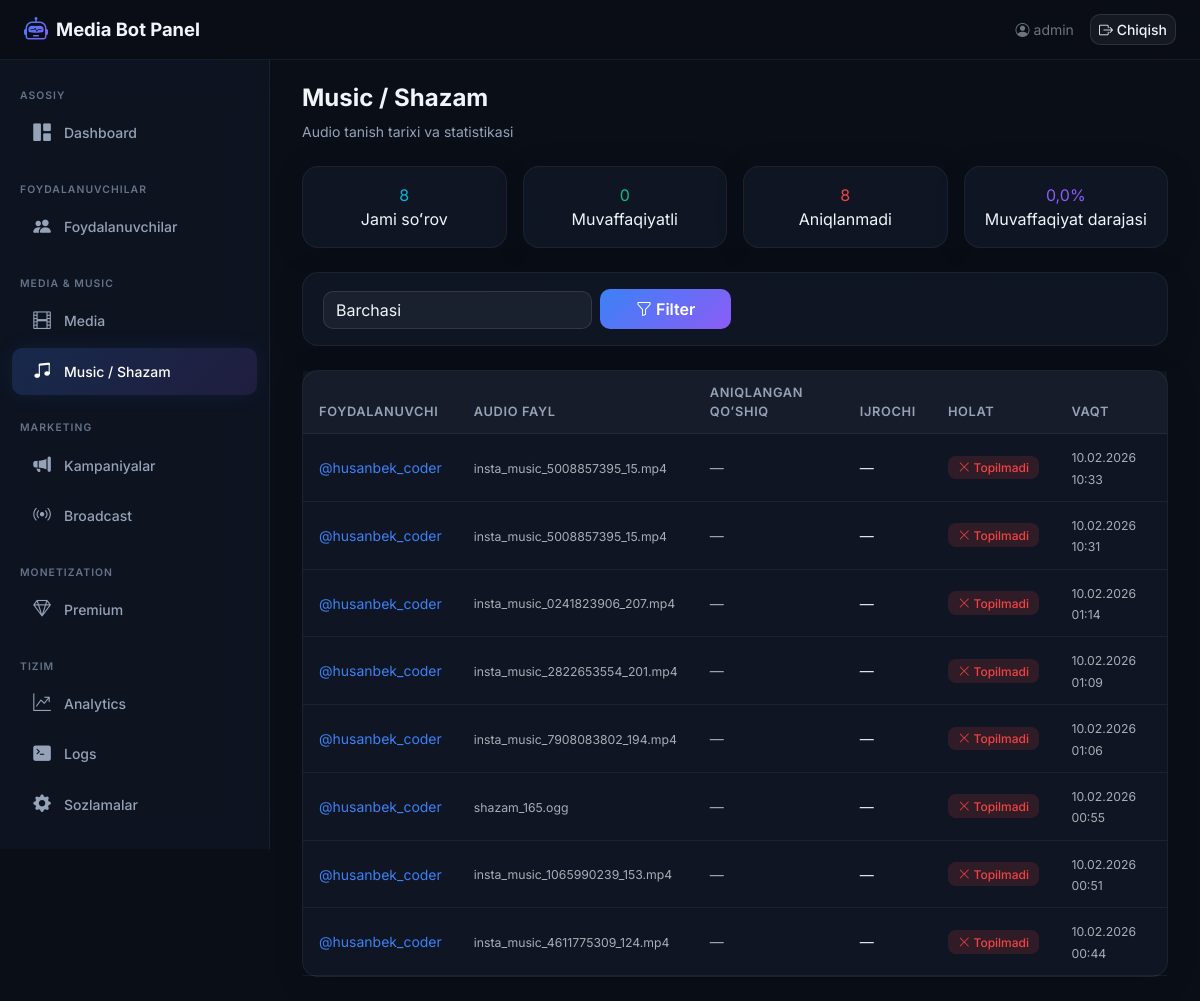
/boshqaruv/music/ (signed in), run on the app's committed database.
### core/models.py (models this page shows, shortened)
class ShazamLog(models.Model):
    user = models.ForeignKey(
        TelegramUser,
        on_delete=models.CASCADE,
        related_name='shazam_logs',
        verbose_name='Foydalanuvchi',
    )
    audio_file_name = models.CharField(max_length=255, verbose_name='Audio fayl nomi')
    recognized_title = models.CharField(max_length=500, blank=True, null=True, verbose_name='Aniqlangan qo\'shiq')
    recognized_artist = models.CharField(max_length=500, blank=True, null=True, verbose_name='Aniqlangan ijrochi')
    is_successful = models.BooleanField(default=False, verbose_name='Muvaffaqiyatli')
    error_message = models.TextField(blank=True, null=True, verbose_name='Xatolik xabari')
    recognized_at = models.DateTimeField(auto_now_add=True, verbose_name='Aniqlangan vaqt')
    class Meta:
        verbose_name = 'Shazam log'
        verbose_name_plural = 'Shazam loglar'
        ordering = ['-recognized_at']

class TelegramUser(models.Model):
    telegram_id = models.BigIntegerField(unique=True, verbose_name='Telegram ID')
    username = models.CharField(max_length=255, blank=True, null=True, verbose_name='Username')
    first_name = models.CharField(max_length=255, verbose_name='Ism')
    last_name = models.CharField(max_length=255, blank=True, null=True, verbose_name='Familiya')
    created_at = models.DateTimeField(auto_now_add=True, verbose_name='Ro\'yxatdan o\'tgan vaqt')
    last_active = models.DateTimeField(auto_now=True, verbose_name='Oxirgi faollik')
    download_count = models.PositiveIntegerField(default=0, verbose_name='Yuklashlar soni')
    is_premium = models.BooleanField(default=False, verbose_name='Premium')
    is_banned = models.BooleanField(default=False, verbose_name='Bloklangan')
    class Meta:
        verbose_name = 'Foydalanuvchi'
        verbose_name_plural = 'Foydalanuvchilar'
        ordering = ['-last_active']
    def __str__(self):
        if self.username:
            return f'@{self.username}'
        return self.first_name

### dashboard/views.py (the view)
# urls.py: path('boshqaruv/music/', views.music_view, name='music'),
@login_required(login_url=LOGIN_URL)
def music_view(request):
    status_filter = request.GET.get('status', 'all')
    logs = ShazamLog.objects.select_related('user').order_by('-recognized_at')
    if status_filter == 'success':
        logs = logs.filter(is_successful=True)
    elif status_filter == 'failed':
        logs = logs.filter(is_successful=False)
    total = ShazamLog.objects.count()
    successful = ShazamLog.objects.filter(is_successful=True).count()
    failed_count = ShazamLog.objects.filter(is_successful=False).count()
    success_rate = round(successful / total * 100, 1) if total > 0 else 0
    context = {
        'logs': logs[:100],
        'status_filter': status_filter,
        'total': total,
        'successful': successful,
        'failed_count': failed_count,
        'success_rate': success_rate,
    }
    return render(request, 'dashboard/music.html', context)

### templates/dashboard/music.html (shortened to what this page needs)
{% extends 'dashboard/base.html' %}
{% block content %}
<div class="d-flex justify-content-between align-items-center mb-4">
    <div>
        <h1 class="page-title">Music / Shazam</h1>
        <p class="page-subtitle mb-0">Audio tanish tarixi va statistikasi</p>
    </div>
</div>
<div class="row g-3 mb-4">
    <div class="col-md-3">
        <div class="glass-card p-3 text-center">
            <div class="stat-value counter-animate" style="color:var(--accent-cyan);">{{ total }}</div>
            <div class="stat-label">Jami soʻrov</div>
        </div>
    </div>
    <div class="col-md-3">
        <div class="glass-card p-3 text-center">
            <div class="stat-value counter-animate" style="color:var(--accent-green);">{{ successful }}</div>
            <div class="stat-label">Muvaffaqiyatli</div>
        </div>
    </div>
    <div class="col-md-3">
        <div class="glass-card p-3 text-center">
            <div class="stat-value counter-animate" style="color:var(--accent-red);">{{ failed_count }}</div>
            <div class="stat-label">Aniqlanmadi</div>
        </div>
    </div>
    <div class="col-md-3">
        <div class="glass-card p-3 text-center">
            <div class="stat-value" style="color:var(--accent-purple);">{{ success_rate }}%</div>
            <div class="stat-label">Muvaffaqiyat darajasi</div>
        </div>
    </div>
</div>
<div class="glass-card mb-4">
    <div class="card-body py-3">
        <form method="get" class="row g-2 align-items-end">
            <div class="col-md-4">
                <select name="status" class="form-select">
                    <option value="all" {% if status_filter == 'all' %}selected{% endif %}>Barchasi</option>
                </select>
            </div>
            <div class="col-md-2">
                <button type="submit" class="btn btn-accent w-100"><i class="bi bi-funnel"></i> Filter</button>
            </div>
        </form>
    </div>
</div>
<div class="glass-card">
    <div class="card-body p-0">
        <div class="table-responsive">
            <table class="table table-dark-custom mb-0">
                <thead>
                    <tr>
                        <th>Foydalanuvchi</th>
                        <th>Audio fayl</th>
                        <th>Aniqlangan qoʻshiq</th>
                        <th>Ijrochi</th>
                        <th>Holat</th>
                        <th>Vaqt</th>
                    </tr>
                </thead>
                <tbody>
                    {% for s in logs %}
                    <tr>
                        <td><a href="{% url 'dashboard:user_detail' s.user.pk %}" class="text-decoration-none" style="color:var(--accent-blue);">{{ s.user }}</a></td>
                        <td><small class="text-muted">{{ s.audio_file_name|truncatewords:3 }}</small></td>
                        <td>{% if s.recognized_title %}<strong>{{ s.recognized_title }}</strong>{% else %}<span class="text-muted">—</span>{% endif %}</td>
                        <td>{{ s.recognized_artist|default:"—" }}</td>
                        <td>
                            {% if s.is_successful %}<span class="badge badge-glow badge-success"><i class="bi bi-check-lg"></i> Topildi</span>
                            {% else %}<span class="badge badge-glow badge-danger"><i class="bi bi-x-lg"></i> Topilmadi</span>{% endif %}
                        </td>
                        <td><small class="text-muted">{{ s.recognized_at|date:"d.m.Y H:i" }}</small></td>
                    </tr>
                    {% empty %}
                    <tr><td colspan="6" class="text-center text-muted py-4">Shazam soʻrovlari yoʻq</td></tr>
                    {% endfor %}
                </tbody>
            </table>
        </div>
    </div>
</div>
{% endblock %}

### templates/dashboard/base.html (shortened to what this page needs)
{% load static %}
<!DOCTYPE html>
<html lang="uz" data-bs-theme="dark">
<head>
    <link href="https://cdn.jsdelivr.net/npm/bootstrap@5.3.2/dist/css/bootstrap.min.css" rel="stylesheet">
    <link href="https://cdn.jsdelivr.net/npm/bootstrap-icons@1.11.1/font/bootstrap-icons.css" rel="stylesheet">
</head>
<body>
    <div class="top-navbar">
        <a class="brand" href="{% url 'dashboard:home' %}">
            <i class="bi bi-robot"></i> Media Bot Panel
        </a>
        <div class="ms-auto d-flex align-items-center gap-3">
            <span class="text-secondary small">
                <i class="bi bi-person-circle"></i> {{ request.user.username }}
            </span>
            <a href="{% url 'dashboard:logout' %}" class="btn btn-glass btn-sm">
                <i class="bi bi-box-arrow-right"></i> Chiqish
            </a>
        </div>
    </div>
    <aside class="sidebar">
        <nav class="nav flex-column">
            <div class="nav-section">Asosiy</div>
            <a class="nav-link {% if request.resolver_match.url_name == 'home' %}active{% endif %}" href="{% url 'dashboard:home' %}">
                <i class="bi bi-grid-1x2-fill"></i> Dashboard
            </a>
            <div class="nav-section mt-3">Foydalanuvchilar</div>
            <a class="nav-link {% if request.resolver_match.url_name == 'users' or request.resolver_match.url_name == 'user_detail' %}active{% endif %}" href="{% url 'dashboard:users' %}">
                <i class="bi bi-people-fill"></i> Foydalanuvchilar
            </a>
            <div class="nav-section mt-3">Media & Music</div>
            <a class="nav-link {% if request.resolver_match.url_name == 'media' %}active{% endif %}" href="{% url 'dashboard:media' %}">
                <i class="bi bi-film"></i> Media
            </a>
            <a class="nav-link {% if request.resolver_match.url_name == 'music' %}active{% endif %}" href="{% url 'dashboard:music' %}">
                <i class="bi bi-music-note-beamed"></i> Music / Shazam
            </a>
            <div class="nav-section mt-3">Marketing</div>
            <a class="nav-link {% if request.resolver_match.url_name == 'ads' %}active{% endif %}" href="{% url 'dashboard:ads' %}">
                <i class="bi bi-megaphone-fill"></i> Kampaniyalar
            </a>
            <a class="nav-link {% if request.resolver_match.url_name == 'broadcast' %}active{% endif %}" href="{% url 'dashboard:broadcast' %}">
                <i class="bi bi-broadcast"></i> Broadcast
            </a>
            <div class="nav-section mt-3">Monetization</div>
            <a class="nav-link {% if request.resolver_match.url_name == 'premium' %}active{% endif %}" href="{% url 'dashboard:premium' %}">
                <i class="bi bi-gem"></i> Premium
            </a>
            <div class="nav-section mt-3">Tizim</div>
            <a class="nav-link {% if request.resolver_match.url_name == 'analytics' %}active{% endif %}" href="{% url 'dashboard:analytics' %}">
                <i class="bi bi-graph-up-arrow"></i> Analytics
            </a>
            <a class="nav-link {% if request.resolver_match.url_name == 'logs' %}active{% endif %}" href="{% url 'dashboard:logs' %}">
                <i class="bi bi-terminal-fill"></i> Logs
            </a>
            <a class="nav-link {% if request.resolver_match.url_name == 'settings' %}active{% endif %}" href="{% url 'dashboard:settings' %}">
                <i class="bi bi-gear-fill"></i> Sozlamalar
            </a>
        </nav>
    </aside>
    <main class="main-content">
        {% block content %}{% endblock %}
    </main>
</body>
</html>

### templates/dashboard/base.html (style rules this page uses)
:root { --sidebar-width: 270px; --navbar-height: 60px; --bg-primary: #0a0e17; --bg-secondary: #111827; --bg-card: rgba(17, 24, 39, 0.8); --bg-glass: rgba(255, 255, 255, 0.03); --border-glass: rgba(255, 255, 255, 0.06); --accent-blue: #3b82f6; --accent-green: #10b981; --accent-purple: #8b5cf6; --accent-orange: #f59e0b; --accent-red: #ef4444; --accent-cyan: #06b6d4; --text-primary: #f1f5f9; --text-secondary: #94a3b8; --text-muted: #64748b; }
* { font-family: 'Inter', sans-serif; }
body { min-height: 100vh; background: var(--bg-primary); color: var(--text-primary); }
.top-navbar { height: var(--navbar-height); background: rgba(10, 14, 23, 0.9); backdrop-filter: blur(20px); border-bottom: 1px solid var(--border-glass); position: fixed; top: 0; left: 0; right: 0; z-index: 1030; display: flex; align-items: center; padding: 0 1.5rem; }
.top-navbar .brand { font-weight: 700; font-size: 1.15rem; color: var(--text-primary); text-decoration: none; display: flex; align-items: center; gap: 0.5rem; }
.top-navbar .brand i { font-size: 1.5rem; background: linear-gradient(135deg, var(--accent-blue), var(--accent-purple)); -webkit-background-clip: text; -webkit-text-fill-color: transparent; }
.sidebar { width: var(--sidebar-width); min-height: calc(100vh - var(--navbar-height)); background: rgba(17, 24, 39, 0.6); backdrop-filter: blur(20px); border-right: 1px solid var(--border-glass); position: fixed; left: 0; top: var(--navbar-height); z-index: 1020; padding: 1.25rem 0; overflow-y: auto; }
.sidebar .nav-section { padding: 0.5rem 1.25rem 0.25rem; font-size: 0.65rem; font-weight: 600; text-transform: uppercase; letter-spacing: 0.1em; color: var(--text-muted); }
.sidebar .nav-link { color: var(--text-secondary); padding: 0.65rem 1.25rem; margin: 0.1rem 0.75rem; border-radius: 0.625rem; font-size: 0.875rem; font-weight: 500; display: flex; align-items: center; gap: 0.75rem; transition: all 0.2s ease; }
.sidebar .nav-link.active { background: linear-gradient(135deg, rgba(59, 130, 246, 0.2), rgba(139, 92, 246, 0.15)); color: #fff; box-shadow: 0 0 20px rgba(59, 130, 246, 0.1); }
.sidebar .nav-link i { font-size: 1.1rem; width: 1.25rem; text-align: center; }
.main-content { margin-left: var(--sidebar-width); padding: 1.5rem 2rem; padding-top: calc(var(--navbar-height) + 1.5rem); min-height: 100vh; }
.glass-card { background: var(--bg-card); backdrop-filter: blur(10px); border: 1px solid var(--border-glass); border-radius: 1rem; box-shadow: 0 4px 30px rgba(0, 0, 0, 0.15); transition: transform 0.2s ease, box-shadow 0.2s ease; }
.glass-card .card-body { padding: 1.25rem; }
.table-dark-custom { --bs-table-bg: transparent; --bs-table-color: var(--text-primary); --bs-table-border-color: var(--border-glass); --bs-table-hover-bg: rgba(255,255,255,0.03); }
.table-dark-custom thead th { background: rgba(255,255,255,0.03); font-weight: 600; font-size: 0.8rem; text-transform: uppercase; letter-spacing: 0.05em; color: var(--text-secondary); padding: 0.75rem 1rem; border-bottom: 1px solid var(--border-glass); }
.table-dark-custom tbody td { padding: 0.75rem 1rem; font-size: 0.875rem; vertical-align: middle; }
.badge-glow { padding: 0.35rem 0.65rem; font-weight: 500; font-size: 0.75rem; border-radius: 0.5rem; }
.badge-danger { background: rgba(239, 68, 68, 0.15); color: var(--accent-red); }
.btn-glass { background: rgba(255, 255, 255, 0.05); border: 1px solid rgba(255, 255, 255, 0.1); color: var(--text-primary); border-radius: 0.625rem; font-weight: 500; transition: all 0.2s; }
.btn-accent { background: linear-gradient(135deg, var(--accent-blue), var(--accent-purple)); border: none; color: #fff; border-radius: 0.625rem; font-weight: 600; padding: 0.5rem 1.25rem; }
.form-control, .form-select { background: rgba(255, 255, 255, 0.05); border: 1px solid rgba(255, 255, 255, 0.1); color: var(--text-primary); border-radius: 0.625rem; }
.counter-animate { display: inline-block; }
.page-title { font-size: 1.5rem; font-weight: 700; }
.page-subtitle { color: var(--text-secondary); font-size: 0.875rem; }

### data on the page
ShazamLog: user "@husanbek_coder", audio_file_name "insta_music_5008857395_15.mp4", recognized_artist "—", is_successful False (drawn), recognized_at "10.02.2026 10:33"
ShazamLog: user "@husanbek_coder", audio_file_name "insta_music_5008857395_15.mp4", recognized_artist "—", is_successful False (drawn), recognized_at "10.02.2026 10:31"
ShazamLog: user "@husanbek_coder", audio_file_name "insta_music_0241823906_207.mp4", recognized_artist "—", is_successful False (drawn), recognized_at "10.02.2026 01:14"
ShazamLog: user "@husanbek_coder", audio_file_name "insta_music_2822653554_201.mp4", recognized_artist "—", is_successful False (drawn), recognized_at "10.02.2026 01:09"
ShazamLog: user "@husanbek_coder", audio_file_name "insta_music_7908083802_194.mp4", recognized_artist "—", is_successful False (drawn), recognized_at "10.02.2026 01:06"
ShazamLog: user "@husanbek_coder", audio_file_name "shazam_165.ogg", recognized_artist "—", is_successful False (drawn), recognized_at "10.02.2026 00:55"
ShazamLog: user "@husanbek_coder", audio_file_name "insta_music_1065990239_153.mp4", recognized_artist "—", is_successful False (drawn), recognized_at "10.02.2026 00:51"
ShazamLog: user "@husanbek_coder", audio_file_name "insta_music_4611775309_124.mp4", recognized_artist "—", is_successful False (drawn), recognized_at "10.02.2026 00:44"

### other printed values
{{ request.user.username }} "admin"
{{ total }} "8"
{{ successful }} "0"
{{ failed_count }} "8"
{{ success_rate }} "0,0"
